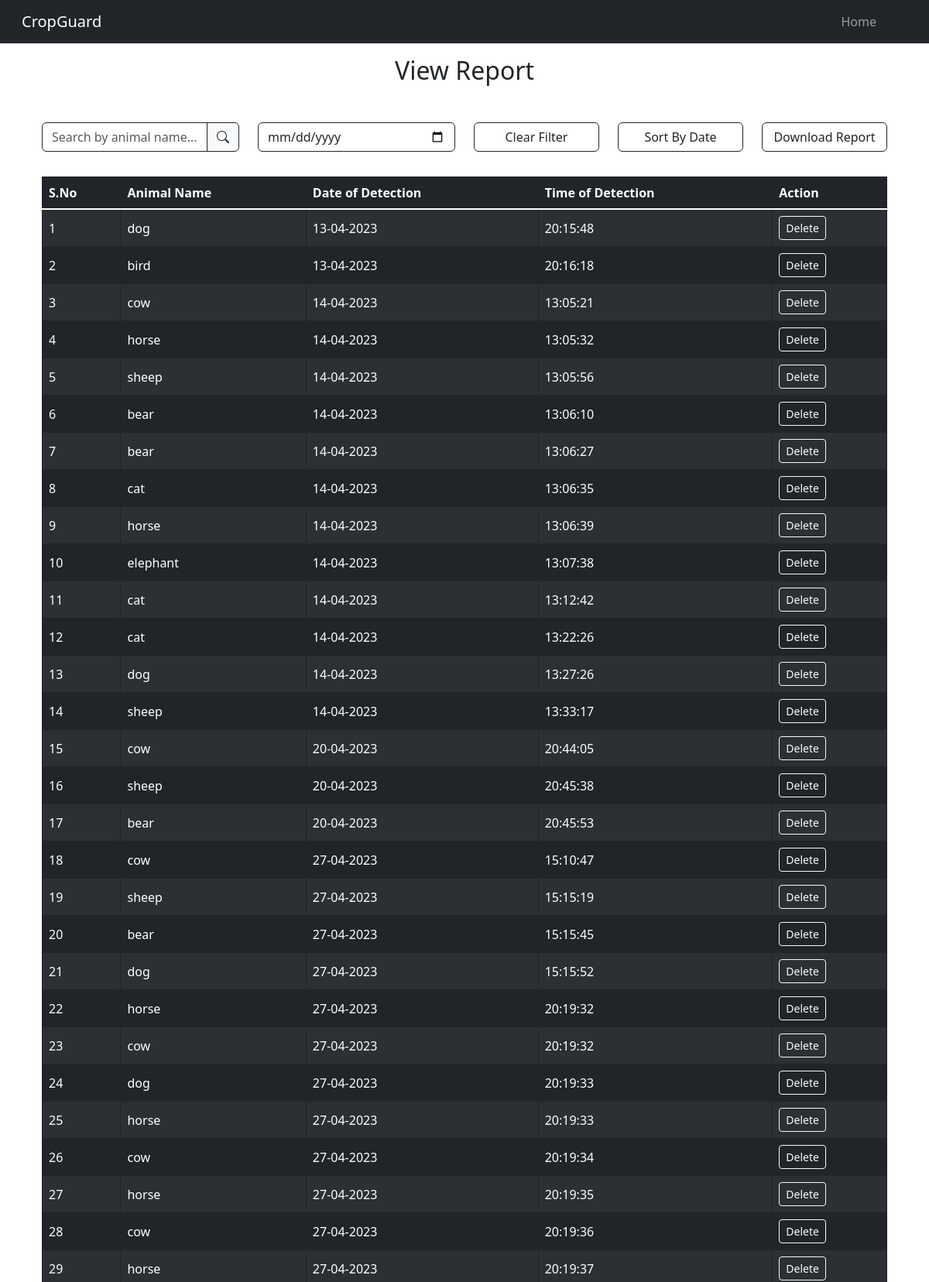
The app's page /viewreport (upper part) with its own data.
### app.py (models this page shows, shortened)
class DetectAnimals(db.Model):
    sno = db.Column(db.Integer, primary_key=True)
    animal_name = db.Column(db.String(20), nullable=False)
    date_of_detection = db.Column(db.String(20), nullable=False, default=datetime.now().strftime('%d-%m-%Y'))
    time_of_detection = db.Column(db.String(20), nullable=False, default=datetime.now().strftime('%H:%M:%S'))

### app.py (the view)
@app.route('/viewreport')
def viewreport():
    allAnimals = DetectAnimals.query.all()
    return render_template('viewreport.html', report=allAnimals)

### templates/viewreport.html (shortened to what this page needs)
{% extends 'base.html' %} {% block navcontent %}
<a class="nav-link mx-2 me-5" href="/home">Home</a>
{% endblock navcontent %} {% block content %}
<section>
  <div class="container mt-3">
    <h2 class="text-center">View Report</h2>
    <div
      class="row text-center justify-content-center align-items-center gy-3 py-4 mx-auto my-2"
    >
      <div class="col-md-3">
        <div class="input-group">
          <input
            class="form-control shadow-none border border-dark"
            type="text"
            id="searchTableInp"
            placeholder="Search by animal name..."
          />
          <i class="bi bi-search input-group-text border border-dark"></i>
        </div>
      </div>
      <div class="col-md-3">
        <input
          class="form-control shadow-none border border-dark"
          type="date"
          id="datepicker"
        />
      </div>
      <div class="col-md-2 d-grid">
        <button class="btn btn-outline-dark" id="clearBtn">Clear Filter</button>
      </div>
      <div class="col-md-2 d-grid">
        <button class="btn btn-outline-dark" id="sortTableBtn">
          Sort By Date
        </button>
      </div>
      <div class="col-md-2 d-grid">
        <button id="downloadReportBtn" class="btn btn-outline-dark">
          Download Report
        </button>
      </div>
    </div>
    <div class="container table-responsive">
      <table
        class="table table-striped table-bordered table-dark table-hover border-dark align-middle"
        id="reportTable"
      >
        <thead>
          <tr>
            <th>S.No</th>
            <th>Animal Name</th>
            <th>Date of Detection</th>
            <th>Time of Detection</th>
            <th>Action</th>
          </tr>
        </thead>
        <tbody class="table-group-divider">
          {% for row in report %}
          <tr>
            <td>{{ loop.index }}</td>
            <td>{{ row.animal_name }}</td>
            <td>{{ row.date_of_detection }}</td>
            <td>{{ row.time_of_detection }}</td>
            <td>
              <a
                type="button"
                href="/delete/{{row.sno}}"
                class="btn btn-outline-light btn-sm"
                >Delete</a
              >
            </td>
          </tr>
          {% endfor %}
        </tbody>
      </table>
    </div>
  </div>
</section>
{% endblock content %}

### templates/base.html (shortened to what this page needs)
<!DOCTYPE html>
<html lang="en">
  <head>
    <link
      href="https://cdn.jsdelivr.net/npm/bootstrap@5.3.0-alpha3/dist/css/bootstrap.min.css"
      rel="stylesheet"
    />
    <link
      rel="stylesheet"
      href="{{ url_for('static', filename='css/style.css') }}"
    />
    <link
      rel="stylesheet"
      href="https://cdn.jsdelivr.net/npm/bootstrap-icons@1.10.4/font/bootstrap-icons.css"
    />
  </head>
  <body>
    <nav
      class="navbar sticky-top navbar-expand-lg navbar bg-dark"
      data-bs-theme="dark"
    >
      <div class="container-fluid">
        <a class="navbar-brand mx-3" href="/">CropGuard</a>
        <div
          class="collapse navbar-collapse justify-content-end"
          id="navbarSupportedContent"
        >
          <div class="navbar-nav">
            {% block navcontent %} {% endblock navcontent %}
          </div>
        </div>
      </div>
    </nav>
    <main>{% block content %} {% endblock content %}</main>
  </body>
</html>

### records on screen
DetectAnimals: animal_name "dog", date_of_detection "13-04-2023", time_of_detection "20:15:48"
DetectAnimals: animal_name "bird", date_of_detection "13-04-2023", time_of_detection "20:16:18"
DetectAnimals: animal_name "cow", date_of_detection "14-04-2023", time_of_detection "13:05:21"
DetectAnimals: animal_name "horse", date_of_detection "14-04-2023", time_of_detection "13:05:32"
DetectAnimals: animal_name "sheep", date_of_detection "14-04-2023", time_of_detection "13:05:56"
DetectAnimals: animal_name "bear", date_of_detection "14-04-2023", time_of_detection "13:06:10"
DetectAnimals: animal_name "bear", date_of_detection "14-04-2023", time_of_detection "13:06:27"
DetectAnimals: animal_name "cat", date_of_detection "14-04-2023", time_of_detection "13:06:35"
DetectAnimals: animal_name "horse", date_of_detection "14-04-2023", time_of_detection "13:06:39"
DetectAnimals: animal_name "elephant", date_of_detection "14-04-2023", time_of_detection "13:07:38"
DetectAnimals: animal_name "cat", date_of_detection "14-04-2023", time_of_detection "13:12:42"
DetectAnimals: animal_name "cat", date_of_detection "14-04-2023", time_of_detection "13:22:26"
DetectAnimals: animal_name "dog", date_of_detection "14-04-2023", time_of_detection "13:27:26"
DetectAnimals: animal_name "sheep", date_of_detection "14-04-2023", time_of_detection "13:33:17"
DetectAnimals: animal_name "cow", date_of_detection "20-04-2023", time_of_detection "20:44:05"
DetectAnimals: animal_name "sheep", date_of_detection "20-04-2023", time_of_detection "20:45:38"
DetectAnimals: animal_name "bear", date_of_detection "20-04-2023", time_of_detection "20:45:53"
DetectAnimals: animal_name "cow", date_of_detection "27-04-2023", time_of_detection "15:10:47"
DetectAnimals: animal_name "sheep", date_of_detection "27-04-2023", time_of_detection "15:15:19"
DetectAnimals: animal_name "bear", date_of_detection "27-04-2023", time_of_detection "15:15:45"
DetectAnimals: animal_name "dog", date_of_detection "27-04-2023", time_of_detection "15:15:52"
DetectAnimals: animal_name "horse", date_of_detection "27-04-2023", time_of_detection "20:19:32"
DetectAnimals: animal_name "cow", date_of_detection "27-04-2023", time_of_detection "20:19:32"
DetectAnimals: animal_name "dog", date_of_detection "27-04-2023", time_of_detection "20:19:33"
DetectAnimals: animal_name "horse", date_of_detection "27-04-2023", time_of_detection "20:19:33"
DetectAnimals: animal_name "cow", date_of_detection "27-04-2023", time_of_detection "20:19:34"
DetectAnimals: animal_name "horse", date_of_detection "27-04-2023", time_of_detection "20:19:35"
DetectAnimals: animal_name "cow", date_of_detection "27-04-2023", time_of_detection "20:19:36"
DetectAnimals: animal_name "horse", date_of_detection "27-04-2023", time_of_detection "20:19:37"
